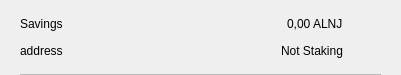
<?xml version="1.0" encoding="UTF-8"?>
<ui version="4.0">
 <class>CSRow</class>
 <widget class="QWidget" name="CSRow">
  <property name="geometry">
   <rect>
    <x>0</x>
    <y>0</y>
    <width>401</width>
    <height>75</height>
   </rect>
  </property>
  <property name="windowTitle">
   <string>Form</string>
  </property>
  <layout class="QVBoxLayout" name="verticalLayout">
   <property name="spacing">
    <number>0</number>
   </property>
   <property name="leftMargin">
    <number>20</number>
   </property>
   <property name="topMargin">
    <number>10</number>
   </property>
   <property name="rightMargin">
    <number>20</number>
   </property>
   <property name="bottomMargin">
    <number>0</number>
   </property>
   <item>
    <widget class="QWidget" name="info" native="true">
     <property name="minimumSize">
      <size>
       <width>0</width>
       <height>0</height>
      </size>
     </property>
     <layout class="QHBoxLayout" name="horizontalLayout_3">
      <property name="leftMargin">
       <number>0</number>
      </property>
      <property name="topMargin">
       <number>0</number>
      </property>
      <property name="rightMargin">
       <number>0</number>
      </property>
      <property name="bottomMargin">
       <number>10</number>
      </property>
      <item>
       <widget class="QWidget" name="container" native="true">
        <property name="minimumSize">
         <size>
          <width>0</width>
          <height>0</height>
         </size>
        </property>
        <layout class="QVBoxLayout" name="verticalLayout_2">
         <property name="spacing">
          <number>0</number>
         </property>
         <property name="leftMargin">
          <number>0</number>
         </property>
         <property name="topMargin">
          <number>0</number>
         </property>
         <property name="rightMargin">
          <number>0</number>
         </property>
         <property name="bottomMargin">
          <number>0</number>
         </property>
         <item>
          <layout class="QHBoxLayout" name="horizontalLayout">
           <item>
            <widget class="QLabel" name="labelName">
             <property name="text">
              <string>Savings</string>
             </property>
            </widget>
           </item>
           <item>
            <spacer name="horizontalSpacer">
             <property name="orientation">
              <enum>Qt::Horizontal</enum>
             </property>
             <property name="sizeHint" stdset="0">
              <size>
               <width>40</width>
               <height>20</height>
              </size>
             </property>
            </spacer>
           </item>
           <item>
            <widget class="QLabel" name="labelAmount">
             <property name="text">
              <string>0,00 ALNJ</string>
             </property>
            </widget>
           </item>
          </layout>
         </item>
         <item>
          <layout class="QHBoxLayout" name="horizontalLayout_2">
           <item>
            <widget class="QLabel" name="labelAddress">
             <property name="text">
              <string>address</string>
             </property>
            </widget>
           </item>
           <item>
            <spacer name="horizontalSpacer_2">
             <property name="orientation">
              <enum>Qt::Horizontal</enum>
             </property>
             <property name="sizeHint" stdset="0">
              <size>
               <width>40</width>
               <height>20</height>
              </size>
             </property>
            </spacer>
           </item>
           <item>
            <widget class="QLabel" name="labelStaking">
             <property name="text">
              <string>Not Staking</string>
             </property>
            </widget>
           </item>
          </layout>
         </item>
        </layout>
       </widget>
      </item>
      <item alignment="Qt::AlignHCenter|Qt::AlignVCenter">
       <widget class="QPushButton" name="pushButtonMenu">
        <property name="minimumSize">
         <size>
          <width>24</width>
          <height>24</height>
         </size>
        </property>
        <property name="maximumSize">
         <size>
          <width>32</width>
          <height>32</height>
         </size>
        </property>
        <property name="focusPolicy">
         <enum>Qt::NoFocus</enum>
        </property>
        <property name="styleSheet">
         <string notr="true">border:none; background-color:transparent;</string>
        </property>
        <property name="text">
         <string/>
        </property>
        <property name="icon">
         <iconset>
          <normaloff>://ic-menu-hover</normaloff>://ic-menu-hover</iconset>
        </property>
        <property name="iconSize">
         <size>
          <width>24</width>
          <height>24</height>
         </size>
        </property>
       </widget>
      </item>
     </layout>
    </widget>
   </item>
   <item>
    <widget class="QLabel" name="lblDivisory">
     <property name="minimumSize">
      <size>
       <width>0</width>
       <height>1</height>
      </size>
     </property>
     <property name="maximumSize">
      <size>
       <width>16777215</width>
       <height>1</height>
      </size>
     </property>
     <property name="styleSheet">
      <string notr="true">background-color:#bababa;</string>
     </property>
     <property name="text">
      <string/>
     </property>
     <property name="alignment">
      <set>Qt::AlignBottom|Qt::AlignLeading|Qt::AlignLeft</set>
     </property>
    </widget>
   </item>
  </layout>
 </widget>
 <resources/>
 <connections/>
</ui>
